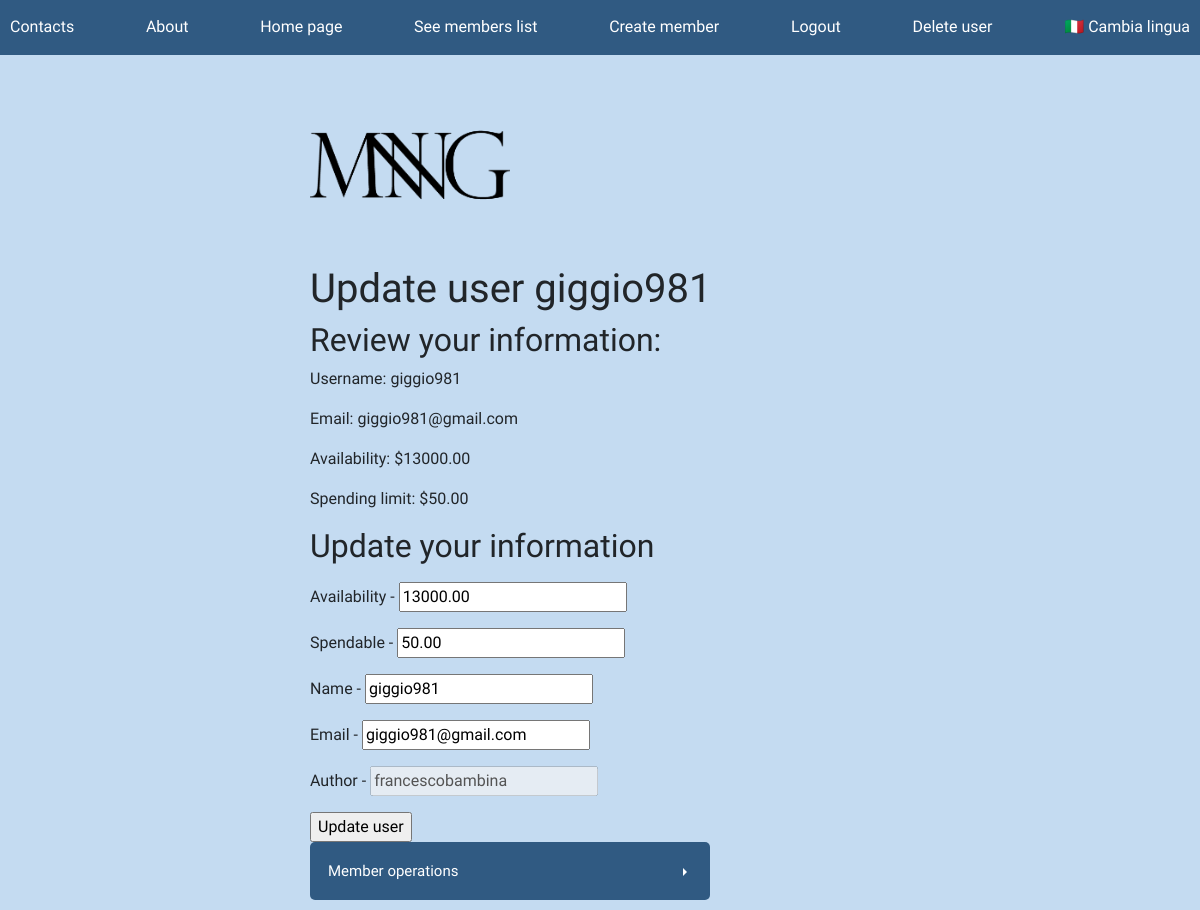
Screenshot of /en/user/giggio981/update/ (signed in) with the database file from the repository.
### members/models.py (models this page shows, shortened)
class Member(models.Model):
    name = models.CharField(max_length=256)
    email = models.EmailField(max_length=256)
    availability = models.DecimalField(max_digits=10000, decimal_places=2)
    spendable = models.DecimalField(max_digits=10000, decimal_places=2, db_column='spending')
    author = models.CharField(max_length=256, default='')
    history = HistoricalRecords()
    def __init__(self, *args, **kwargs):
        super().__init__(*args, **kwargs)

### members/views.py (the view)
# urls.py: path('en/user/<str:name>/update/', update_member_view, name='update_member_view'),                          # member.views
def update_member_view(request, name):
    logged_user = request.user
    obj = get_object_or_404(Member, name=name, author=request.user)
    old_obj = get_object_or_404(Member, name=name, author=request.user)
    if str(logged_user) != str(obj.author):
        return redirect(reverse('refused'))
    member_form = MemberForm(instance=obj, initial={'author': logged_user})
    if request.method == "POST":
        member_form = MemberForm(request.POST, instance=obj, initial={'author': logged_user})
        if member_form.is_valid():
            member_form.save()
            return redirect(reverse('update_success_view'))
    context = {
        "old_obj": old_obj,
        "obj": obj,
        "member_form": member_form
    }
    return render(request, "member/en/update_member.html", context)

### customFilters/templatetags/myFilters.py (called while the page is built)
@register.filter(name='intoSpace')
def intoSpace(value, arg):
    return value.replace(arg, ' ')

### templates/member/en/update_member.html (shortened to what this page needs)
{% extends 'html/base.html' %}
{% load myFilters%}
{% block navbar %}
<div class="navbarFlex">
{% include 'html/en/navbar.html' %}
<p>
    <a href="{% url 'update_member_view_it' name=obj.name %}" class="navbarColor">🇮🇹 Cambia lingua</a>
</p>
</div>
{% endblock %}
{% block body_content %}
<h1>Update user {{ old_obj.name }}</h1>
<h2>Review your information:</h2>
<p>Username: {{ old_obj.name }}</p>
<p>Email: {{ old_obj.email }}</p>
<p>Availability: ${{ old_obj.availability }}</p>
<p>Spending limit: ${{ old_obj.spendable }}</p>
<p>
    <h2>Update your information</h2>
</p>
<form method="POST">{% csrf_token %}
    {% for field in member_form %}
    <p> {{ field.name|capfirst|intoSpace:'_' }} - {{ field }} </p>
    {% endfor %}
    <input type="submit" value="Update user" />
</form>
{% include 'html/en/member_ops.html' %}
{% endblock %}

### static/css/html.css (style rules this page uses)
body { font-family: 'Comfortaa'; padding-left: 0px; background-color: #C4DBF1; }
.navbarFlex { display: flex; justify-content: space-between; padding-left: 0px; padding-right: 10px; }
.navbarColor { padding-top: 15px; background-color: #305a82; color: white; }

### rows the page displays
Member: name "giggio981", email "giggio981@gmail.com", availability "13000.00", spendable "50.00", member_form "13000.00" "giggio981" "giggio981@gmail.com" "francescobambina"

### other values shown
{{ field.name|capfirst|intoSpace:'_' }} "Availability" "Spendable" "Name" "Email" "Author"
